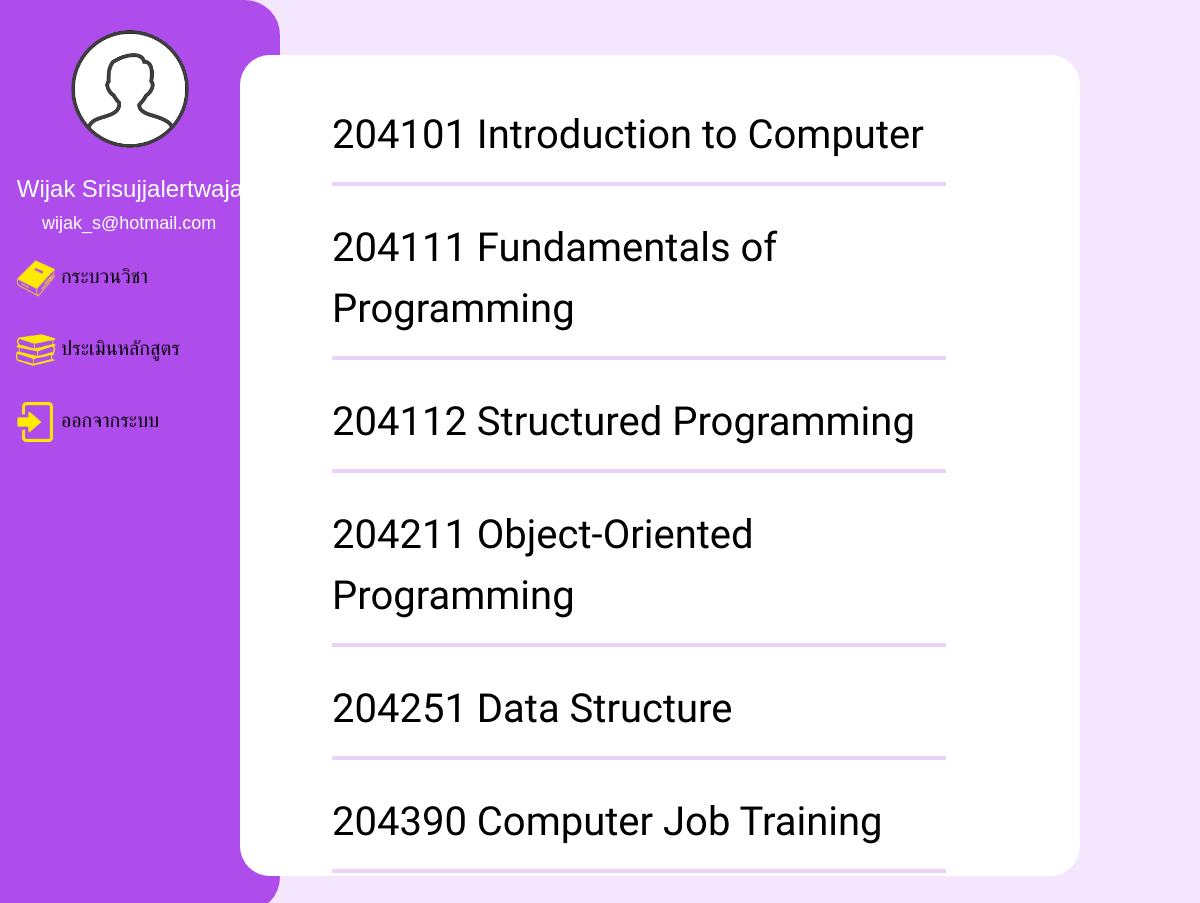
/admin.php (signed in), run on the app's committed database.
### tables this page shows
CREATE TABLE `teacher` (
  `teachID` int(10) NOT NULL,
  `teachName` varchar(255) NOT NULL,
  `teachSurname` varchar(255) NOT NULL,
  `teachEmail` varchar(255) NOT NULL,
  `password` varchar(255) NOT NULL,
  `urole` varchar(25) NOT NULL
);

CREATE TABLE `course` (
  `crsNo` int(11) NOT NULL,
  `crsName` varchar(30) NOT NULL,
  `semester` int(3) NOT NULL,
  `teach_id` int(11) DEFAULT NULL
);

### admin.php (the view, shortened to what this page needs)
<?php
    require_once 'config/db.php';
?>
<!DOCTYPE html>
<html lang="en">
<head>
    <link rel="stylesheet" href="css/bootstrap.min.css">
</head>
<body>
    <?php include 'navbar.php' ?>
    <div class="content">
    <div class="container-fluid">
    <div class="row justify-conyent-center">
        <table class="table">
            <?php
                require 'config/db.php';
                    $stmt = $conn -> prepare("SELECT course.crsNo, course.crsName FROM course ");
                    $stmt -> execute();
                    $result = $stmt -> fetchAll();
                    foreach ($result as $row) {
            ?>
                <tr>
                    <td> <a href="tqf3.php?crsNo=<?php echo $row['crsNo'] ?>"> <?php echo $row['crsNo']." ".$row['crsName'] ?> <hr> </td>
                </tr>
            <?php }  ?>
        </table>
    </div>
    </div>
</div>
</body>
</html>

### navbar.php (shortened to what this page needs)
<!DOCTYPE html>
<html lang="en">
<head>
	<link rel="stylesheet" href="css/bootstrap.min.css">
</head>
<body>
<div class="grid-container">
<div class="sidebar">
	<img src="img/human.png" alt="" width="120" height="120" style="margin-left: 70px; margin-bottom: 10%; margin-top: 10%; background-color: none">
	<?php
		require_once 'config/db.php';
		$row['teachID'] = $_SESSION['user'];
		$status = $row['teachID'];
		$stmt = $conn -> prepare("SELECT teachName, teachSurname, teachEmail FROM teacher WHERE teachID = $status");
		$stmt -> execute();
		$result = $stmt -> fetchAll();
		foreach ($result as $user) {
	?>
	<h3 style="font-size: 24px; color: white; margin-left: 6%;"><?php echo $user['teachName'].' '.$user['teachSurname']  ?></h3>
	<h5 style="font-size: 18px; color: white; margin-left: 15%;"><?php echo $user['teachEmail'] ?></h5>
	<?php } ?>
	<a class="dropdown-btn" ><img src="img/book.png" alt="" width="40" height="40"> กระบวนวิชา <i class="fa fa-caret-down"></i></a>
	<a href="#"><img src="img/books.png" alt="" width="40" height="40"> ประเมินหลักสูตร</a>
	<a href="logout.php"><img src="img/login.png" alt="" width="40" height="40"> ออกจากระบบ</a>
</div>
</div>
</body>
</html>

### navbar.php (style rules this page uses)
body { margin: 0; font-family: 'Noto Sans Thai', sans-serif; font-size: 20px; background-color: #F4E7FD; }
.grid-container { display: grid; grid: 281px; }
.sidebar { margin: 0; padding: 0; width: 280px; background-color: #AF4CEC; position: fixed; height: 100%; overflow: auto; border-radius: 0px 35px 35px 0px; }
.sidebar a, .dropdown-btn { display: block; color: black; padding: 16px; text-decoration: none; width: auto; cursor: pointer; }

### admin.php (style rules this page uses)
div.content { position: absolute; margin: 0; left: 20%; top: 6%; padding: 0; height: 90%; border-radius: 30px; width: 70%; background-color: white; }
.row .table { width: 75%; font-size: 40px; margin-left: 10%; margin-top: 5%; }
td { border: none; }
hr { border: 2px solid #AF4CEC; }
a { text-decoration: none; font-family: 'Mitr', sans-serif; color: black; }

### data on the page
teacher: teachName "Wijak", teachSurname "Srisujjalertwaja", teachEmail "wijak_s@hotmail.com"
course: crsNo "204101", crsName "Introduction to Computer"
course: crsNo "204111", crsName "Fundamentals of Programming"
course: crsNo "204112", crsName "Structured Programming"
course: crsNo "204211", crsName "Object-Oriented Programming"
course: crsNo "204251", crsName "Data Structure"
course: crsNo "204390", crsName "Computer Job Training"
